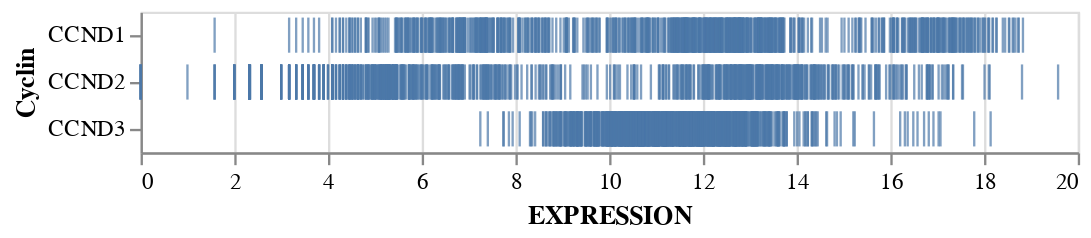

Here is the notebook cell this chart was saved with:
### Code cell
# Altair_Fig2 STRIP PLOT --> hacer interactiva al presentar el ćodigo. 

source = df2

alt.Chart(source).mark_tick().encode(
    x='EXPRESSION:Q',
    y='Cyclin:O'
)

### Figure 1 — Vega-Lite specification as saved in the notebook (floating-point values rounded to 4 significant figures; data arrays with more than 128 entries replaced by an {"elided": "..."} marker saying what was removed)
{"config": {"view": {"continuousWidth": 400, "continuousHeight": 300}}, "data": {"name": "data-90909f132e1678e2c1dc4f3a7433873f"}, "mark": "tick", "encoding": {"x": {"field": "EXPRESSION", "type": "quantitative"}, "y": {"field": "Cyclin", "type": "ordinal"}}, "$schema": "https://vega.github.io/schema/vega-lite/v4.17.0.json", "datasets": {"data-90909f132e1678e2c1dc4f3a7433873f": {"elided": "2340 records"}}}
